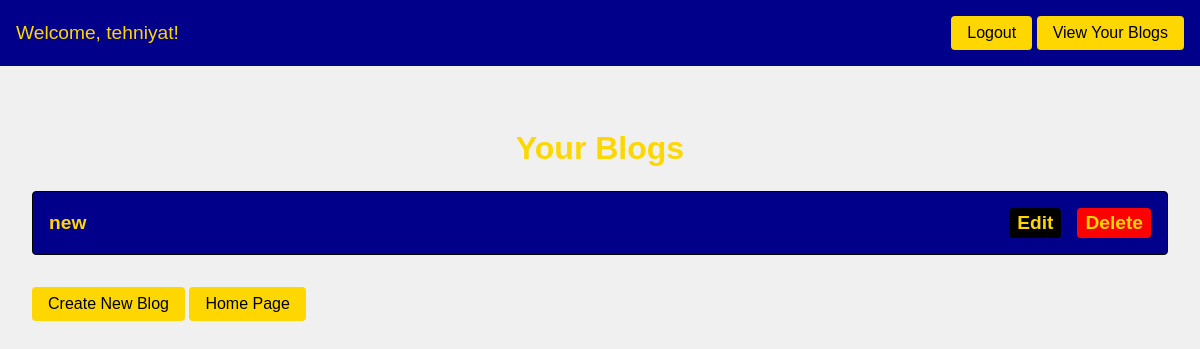
Page /user_blogs/ (signed in) on the earlier database version.
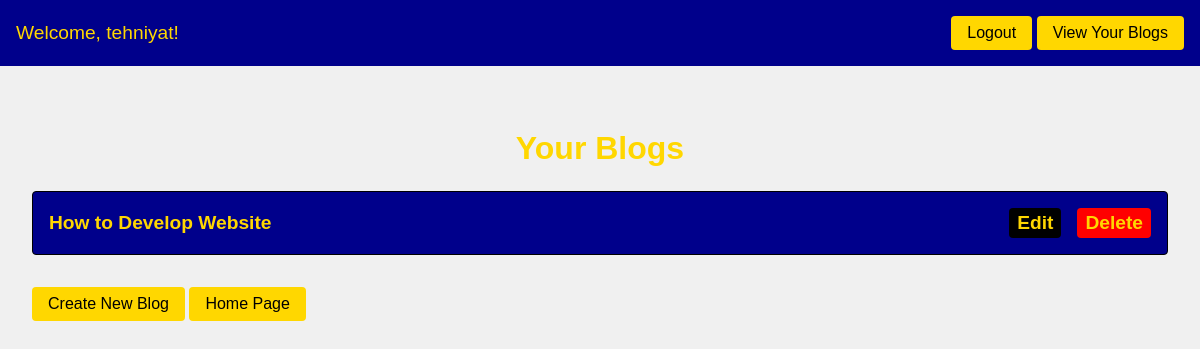
Same page on the later database version.
### blog/models.py (models this page shows, shortened)
class Blog(models.Model):
    user = models.ForeignKey(User, on_delete=models.CASCADE)
    title = models.CharField(max_length=200)
    author = models.CharField(max_length=100,default='unknown')
    content = models.TextField()
    image = models.ImageField(upload_to='images/', blank=True, null=True)
    video = models.FileField(upload_to='videos/', blank=True, null=True)
    created_at = models.DateTimeField(auto_now_add=True)

### blog/views.py (the view)
# urls.py: path('user_blogs/', UserBlogListView.as_view(), name='user_blogs'),
class UserBlogListView(LoginRequiredMixin, ListView):
    model = Blog
    template_name = 'blog/user_blogs.html'
    context_object_name = 'blogs'
    def get_queryset(self):
        return Blog.objects.filter(user=self.request.user)

### blog/templates/blog/user_blogs.html (shortened to what this page needs)
{% extends "blog/base.html" %}
{% block content %}
<div class="user-blogs-container">
  <h2 class="user-blogs-title">Your Blogs</h2>
  <ul class="blog-list">
    {% for blog in blogs %}
      <li class="blog-list-item">
        <a href="{% url 'blog_detail' blog.pk %}">{{ blog.title }}</a>
        <div class="action-links">
          <a href="{% url 'blog_update' blog.pk %}" class="edit-link">Edit</a>
          <a href="{% url 'blog_delete' blog.pk %}" class="delete-link">Delete</a>
        </div>
      </li>
    {% endfor %}
  </ul>
  <a href="{% url 'blog_create' %}" class="create-blog-link">Create New Blog</a>
  <a href="{% url 'home' %}" class="create-blog-link">Home Page</a>
</div>
{% endblock %}

Differences in the rows shown:
changed Blog: title "new" → "How to Develop Website"
